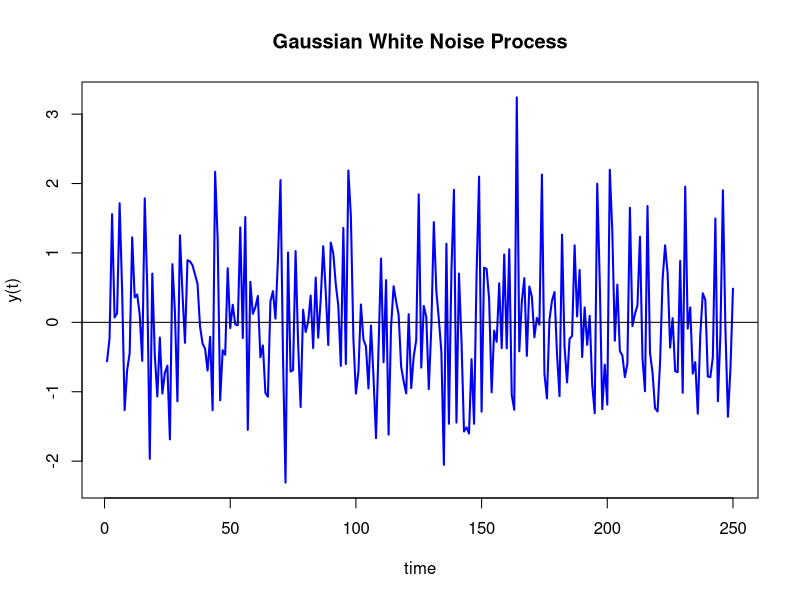
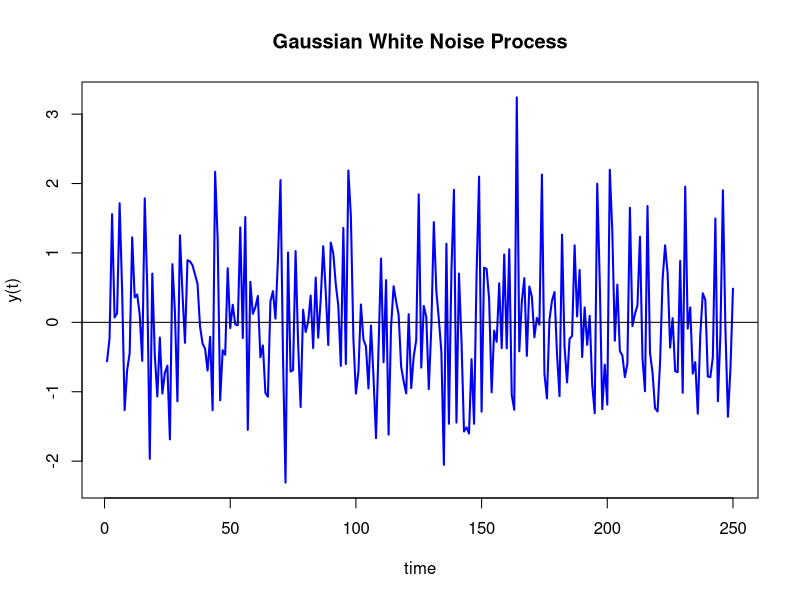
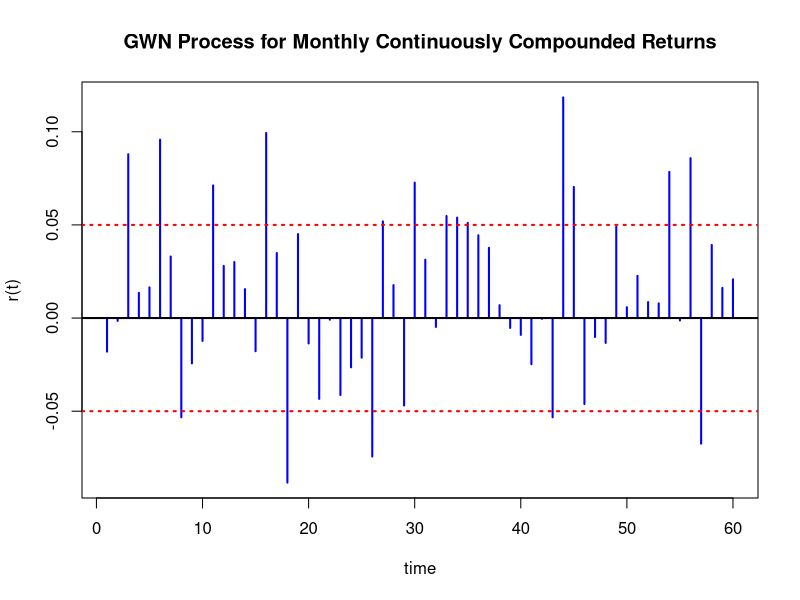
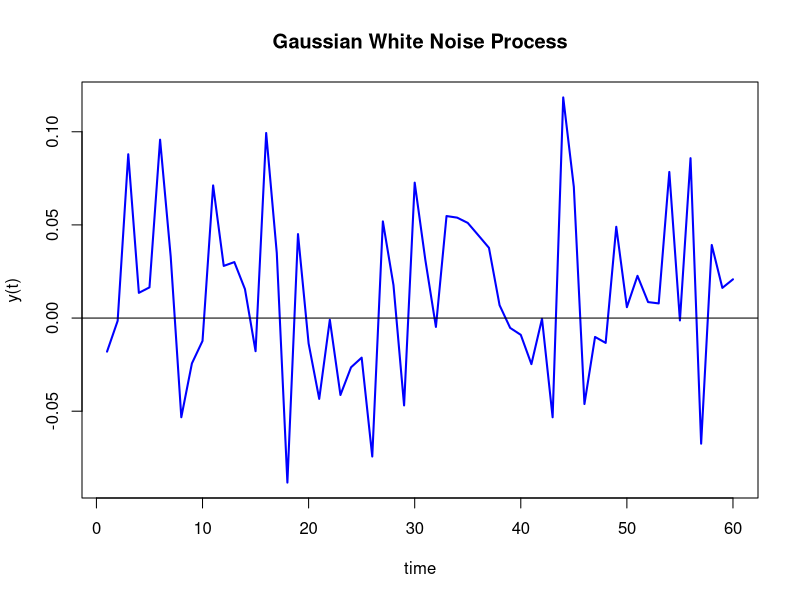
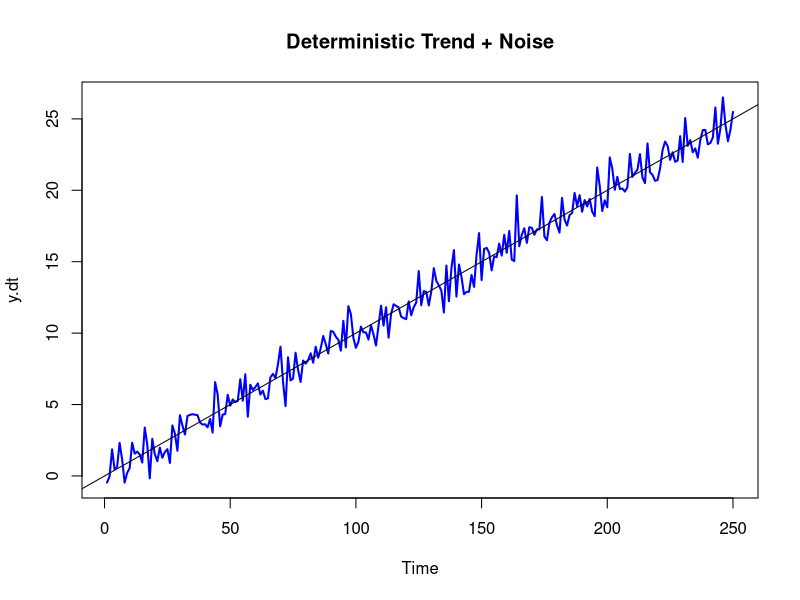
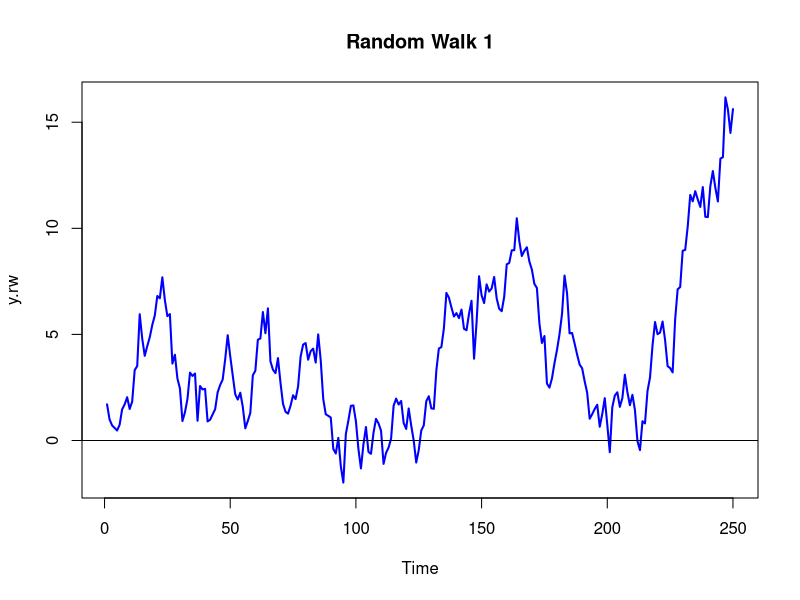
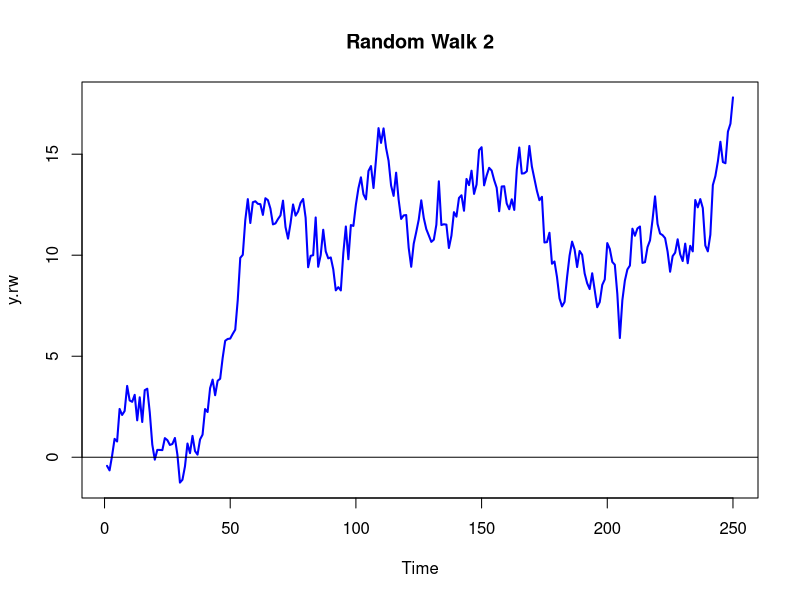
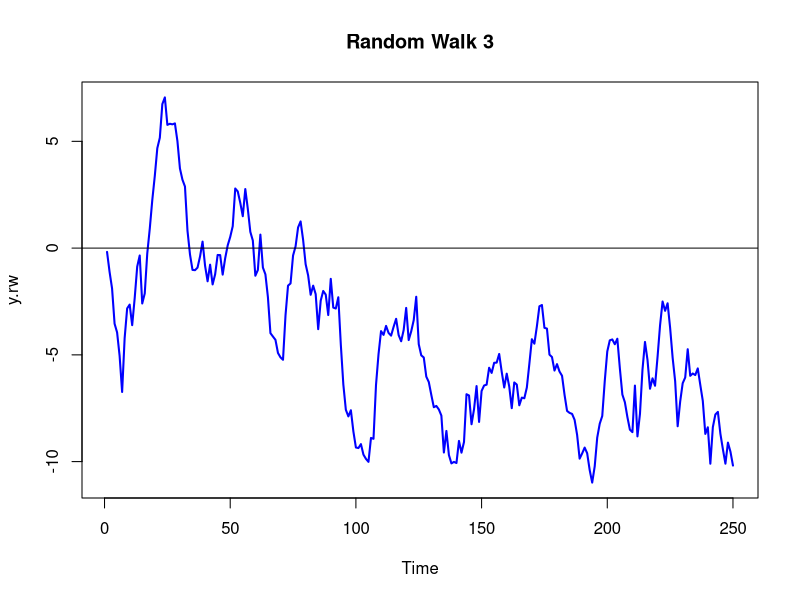

These charts were generated, in order, by the following R code:
# timeSeriesConcepts.r					
# 
# R commands to produce graphs for powerpoint document
# timeSeriesConceptsPowerPoint.ppt and reproduce examples in
# the chapter Time Series Concepts.
#
# author: Eric Zivot
# created: October 15, 2004
# revision history:
# July 7, 2011
#   Added new examples
# October 18, 2010
#   Updated examples
# October 17, 2009
#   Updated for examples in the Time Series Concepts chapter
# October 5, 2008
#
# base R functions used
# 
# abline		    draw horizontal line
# arima.sim		  simulate from ARIMA model
# ARMAacf		    true ACF for ARMA model
# cumsum		    compute cumulative sums
# for			      start for loop
# layout		    partition screen into parts
# par			      set graphics defaults
# plot		      create default xy-plot
# rep			      repeat a sequence of values
# rnorm		      generate iid normal random variables
# set.seed		  set random number seed
# ts.plot		    create time series plot
# 
# R package functions used
#

options(digits=4, width=70)


# simulate Gaussian White Noise process
set.seed(123)
y = rnorm(250)
ts.plot(y,main="Gaussian White Noise Process",xlab="time",ylab="y(t)",
        col="blue", lwd=2)
abline(h=0)

# equivalent plot using plot()
plot(y, main="Gaussian White Noise Process", type="l", xlab="time",ylab="y(t)",
        col="blue", lwd=2)
abline(h=0)

# simulate Gaussian White Noise process for cc returns
# added July 7, 2011
set.seed(123)
y = rnorm(60, mean=0.01, sd=0.05)
ts.plot(y,main="GWN Process for Monthly Continuously Compounded Returns",
        xlab="time",ylab="r(t)", col="blue", lwd=2, type="h")
abline(h=c(0,-0.05,0.05), lwd=2, lty=c("solid","dotted","dotted"), 
       col=c("black", "red", "red"))
       

# equivalent plot using plot()
plot(y, main="Gaussian White Noise Process", type="l", xlab="time",ylab="y(t)",
        col="blue", lwd=2)
abline(h=0)

#
# simultate deterministically trending process
#
set.seed(123)
e = rnorm(250)
y.dt = 0.1*seq(1,250) + e
ts.plot(y.dt, lwd=2, col="blue", main="Deterministic Trend + Noise")
abline(a=0, b=0.1)

#
# simulate (3 times) random walk random walk
#
# Simulation 1
set.seed(321)
e = rnorm(250)
y.rw = cumsum(e)
ts.plot(y.rw, lwd=2, col="blue", main="Random Walk 1")
abline(h=0)

# Simulation 2
set.seed(4321)
e = rnorm(250)
y.rw = cumsum(e)
ts.plot(y.rw, lwd=2, col="blue", main="Random Walk 2")
abline(h=0)

# Simulation 3
set.seed(54321)
e = rnorm(250)
y.rw = cumsum(e)
ts.plot(y.rw, lwd=2, col="blue", main="Random Walk 3")
abline(h=0)


# simulate MA(1) process with theta 0.9 and e(t) ~ N(0,1)
ma1.model = list(ma=0.9)
mu = 1
set.seed(123)
ma1.sim = mu + arima.sim(model=ma1.model,n=250)

# simulate MA(1) process with theta 0.9 and e(t) ~ N(0,(0.1)^2)
set.seed(123)
ma1.sim2 = mu + arima.sim(model=ma1.model, n=250, innov=rnorm(n=250, mean=0, sd=0.1))

# ACF for MA(1) model
ma1.acf = ARMAacf(ar=0, ma=0.9, lag.max=10)
ma1.acf

par(mfrow=c(2,1))
ts.plot(ma1.sim,main="MA(1) Process: mu=1, theta=0.9",
xlab="time",ylab="y(t)", col="blue", lwd=2)
abline(h=c(0,1))
plot(0:10, ma1.acf,type="h", col="blue", lwd=2,
main="ACF for MA(1): theta=0.9",xlab="lag",ylab="rho(j)")
abline(h=0)
par(mfrow=c(1,1))

# simulate MA(1) process with theta < 0
ma1.model = list(ma=-0.75)
mu = 1
set.seed(123)
ma1.sim = mu + arima.sim(model=ma1.model,n=250)
ts.plot(ma1.sim,main="MA(1) Process: mu=1, theta=-0.75",
xlab="time",ylab="y(t)", col="blue", lwd=2)
abline(h=0)

# ACF for MA(1) model
ma1.acf = ARMAacf(ar=0, ma=-0.75, lag.max=10)
plot(0:10, ma1.acf,type="h", col="blue", lwd=2,
main="ACF for MA(1): theta=-0.75",xlab="lag",ylab="rho(j)")
abline(h=0)


# simulate AR(1) process: phi = 0.9
ar1.model = list(ar=0.9)
mu = 1
set.seed(123)
ar1.sim = mu + arima.sim(model=ar1.model,n=250)
ar1.acf = ARMAacf(ar=0.9, ma=0, lag.max=10)

par(mfrow=c(2,1))
ts.plot(ar1.sim,main="AR(1) Process: mu=1, phi=0.9",
xlab="time",ylab="y(t)", col="blue", lwd=2)
abline(h=0)
abline(h=1)
# ACF for AR(1) model
plot(0:10, ar1.acf,type="h", col="blue", lwd=2,
main="ACF for AR(1): phi=0.9",xlab="lag",ylab="rho(j)")
abline(h=0)
par(mfrow=c(1,1))

# simulate AR(1) process: phi = -0.75
ar1.model = list(ar=-0.75)
mu = 1
set.seed(123)
ar1.sim = mu + arima.sim(model=ar1.model,n=250)

# ACF for AR(1) model
ar1.acf = ARMAacf(ar=-0.75, ma=0, lag.max=10)

par(mfrow=c(2,1))
ts.plot(ar1.sim,main="AR(1) Process: mu=1, phi=-0.75",col="blue", lwd=2,
xlab="time",ylab="y(t)")
abline(h=0)
plot(0:10, ar1.acf,type="h", col="blue", lwd=2,
main="ACF for AR(1): phi=-0.75",xlab="lag",ylab="rho(j)")
abline(h=0)

par(mfrow=c(1,1))

# simulate AR(1) process: phi = 0.99
ar1.model = list(ar=0.99)
mu = 1
set.seed(123)
ar1.sim = mu + arima.sim(model=ar1.model,n=250)

# ACF for AR(1) model
ar1.acf = ARMAacf(ar=0.99, ma=0, lag.max=10)

par(mfrow=c(2,1))
ts.plot(ar1.sim,main="AR(1) Process: mu=1, phi=0.99",
xlab="time",ylab="y(t)")
abline(h=0)
plot(0:10, ar1.acf,type="h", col="blue", lwd=2,
main="ACF for AR(1): phi=0.99",xlab="lag",ylab="rho(j)")
abline(h=0)
par(mfrow=c(1,1))

# simulate AR(1) process: phi = 1
set.seed(123)
ar1.sim = cumsum(rnorm(250))

# simulate AR(1) process: phi > 1
set.seed(123)
phi = 1.01
e = rnorm(250)
y = rep(0,250)
for (i in 2:250) {
	y[i] = phi*y[i-1] + e[i]
}

par(mfrow=c(2,1))
ts.plot(ar1.sim,main="AR(1) Process: phi=1",
xlab="time",ylab="y(t)",lwd=2, col="blue")
abline(h=0)
ts.plot(y,main="AR(1) Process: phi=1.01",
xlab="time",ylab="y(t)", lwd=2, col="blue")
abline(h=0)
par(mfrow=c(1,1))

# do same plot but use layout() function
layout(matrix(c(1,2,1,2), 2, 2))
ts.plot(ar1.sim,main="AR(1) Process: phi=1",
xlab="time",ylab="y(t)")
abline(h=0)
ts.plot(y,main="AR(1) Process: phi=1.01",
xlab="time",ylab="y(t)")
abline(h=0)

